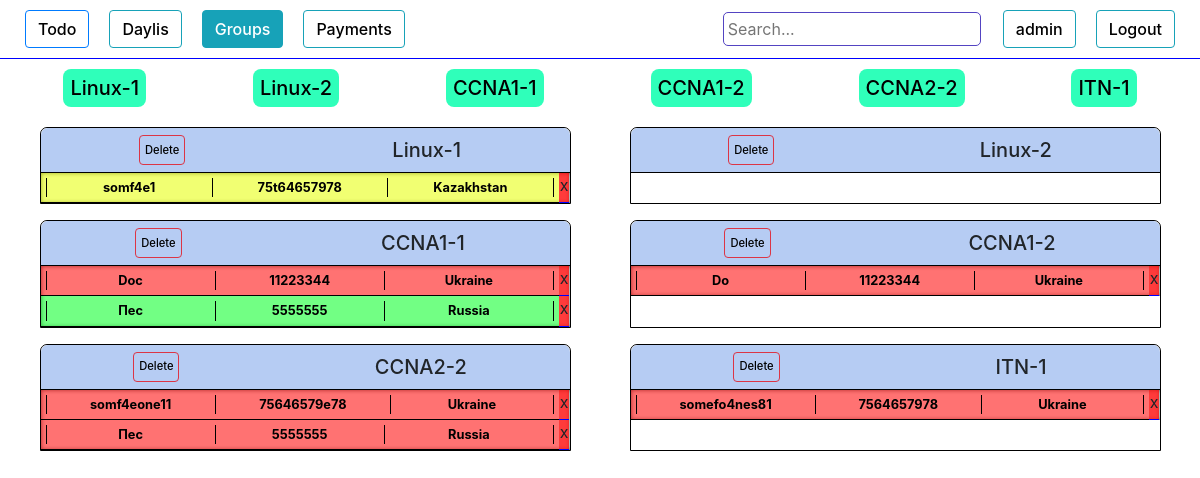
Before: /groups/ (signed in) with the older database file.
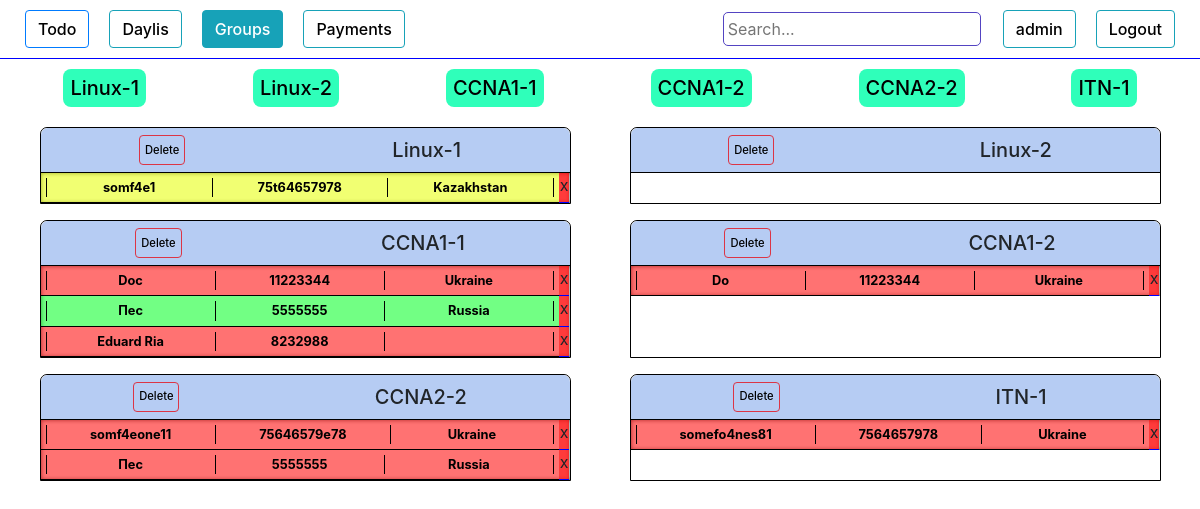
After: the same page with the newer database file.
### authorization/models.py (models this page shows, shortened)
class Group(models.Model):
    name            = models.CharField(max_length=100, blank=True)
    created_date    = models.DateTimeField(blank=True, null=True)
    course          = models.ForeignKey(Course, on_delete=models.DO_NOTHING, null=True)
    active          = models.BooleanField(default=True)
    time_start      = models.DateTimeField(blank=True, null=True)
    time_end        = models.DateTimeField(blank=True, null=True)
    def __str__(self):
        return self.name
    def get_related(self):
        li = People.objects.filter(group = self)
        return li
    def is_active(self):
        return self.active

class People(models.Model):
    add_date        = models.DateTimeField(blank=True, null=True)
    name            = models.CharField(max_length=100, blank=True)
    phone           = models.CharField(max_length=100, blank=True)
    email           = models.CharField(max_length=100, blank=True)
    course          = models.ForeignKey(Course, on_delete=models.DO_NOTHING)
    country         = models.CharField(max_length=100, blank=True)
    university      = models.CharField(max_length=100, blank=True)
    work            = models.CharField(max_length=100, blank=True)
    where_from      = models.CharField(max_length=100, blank=True)
    ip              = models.CharField(max_length=100, blank=True)
    currency        = models.CharField(max_length=100, blank=True)
    course_price    = models.IntegerField(blank=True, null=True)
    comments        = models.TextField(blank=True)
    wishes          = models.TextField(blank=True)
    callback_time   = models.DateTimeField(blank=True, null=True)
    group           = models.ForeignKey(Group, on_delete=models.DO_NOTHING, null=True, blank=True)
    request_status  = models.CharField(max_length=100, blank=True)
    need_confirm  = models.BooleanField(blank=True, null=True)
    first_payment_date   = models.DateTimeField(blank=True, null=True)
    full_payment_date  = models.DateTimeField(blank=True, null=True)
    payment_history = models.TextField(blank=True)
    total_payment   = models.IntegerField(blank=True, null=True)
    obligation      = models.IntegerField(blank=True, null=True)
    def call_status(self):
        if self.request_status != 'перезвонить':
            return False
        else :
            return True
    def is_full_payed(self):
        return (self.request_status == 'оплачено')
    def is_particaly_payed(self):
        return (self.request_status == 'оплачено частично')
    def is_not_payed(self):
        return (self.request_status == 'ожидаем оплату')
    def is_need_confirm(self):
        return (self.need_confirm)
    def is_not_deleted(self):
        return (self.request_status != "удален")

### authorization/views.py (the view)
# urls.py: path('groups/', views.groups, name='groups'),
@login_required
def groups(request):
    if request.method == 'POST':
        n_form = UserUpdateForm(request.POST, instance=request.user)
        if n_form.is_valid():
            n_form.save()
            messages.success(request, f'Data has been updated!')
            return redirect('staff')
        else:
            messages.warning(request, f'Something wrong, maybe this name is allready taken')
            return redirect('staff')
    else:
        n_form = UserUpdateForm(instance=request.user)
        li = set(Group.objects.all())
        context = {
        "n_form":n_form,
        "li":li,
        }
        return render(request,"groups.html",context)

### authorization/forms.py
class UserUpdateForm(forms.ModelForm):
    class Meta:
        model = User
        fields = ['username',]

### authorization/models.py (called while the page is built)
    def __str__(self):
        return self.name

### authorization/templates/groups.html (shortened to what the changed rows need)
{% load crispy_forms_tags %}
<!DOCTYPE html>
<html lang="en">
<head>
    <link rel="stylesheet" href="https://stackpath.bootstrapcdn.com/bootstrap/4.4.1/css/bootstrap.min.css">
    {% load staticfiles %}
    <link rel="stylesheet" href="{% static 'style.css' %}" type="text/css">
</head>
<body>
    <div class="content ">
        <div class="new_tables">
            <div class="groups_list">
                {% if li %}
                    {% for list_items in li %}{% if list_items.is_active %}
                            <a href="#{{ list_items }}"><h5>{{ list_items }}</h5></a>
                    {% endif %}{% endfor %}
                {% endif %}
            </div>
            {% if li %}
                <div class="table_groups">
                {% for list_items in li %}{% if list_items.is_active %}
                    <div class="table_group table show" id="{{ list_items }}" >
                        <div class="table_header " >
                            <button class="btn btn-outline-danger gr-del-btn" type="button" data-toggle="collapse" data-target="#ConfirmationFieldDel{{list_items.id}}" aria-expanded="false" >Delete</button>
                            <h5>{{ list_items }}</h5>
                        </div>
                        <div class="table_content table_content_groups show" id='table_content'>
                        {% for item in list_items.get_related %}{% if item.is_not_deleted %}
                            <div class="item groups_item">
                                <a class="gr-a gr-p" style="width: 98%;" href="{% url 'item_groups_update' item.id %}" target="_blank" onClick="popupWin = window.open(this.href, 'Window', 'location,width=720,height=800,top=200,left=300'); popupWin.focus(); return false;">
                                    <div class="item_header" data-toggle="collapse" data-target="#item_description"
                                    {% if item.is_full_payed %} style="background-color: rgba(0, 255, 34, 0.554);" {% endif %}
                                    {% if item.is_particaly_payed %} style="background-color: rgba(229, 255, 0, 0.554);" {% endif %}
                                    {% if item.is_not_payed %} style="background-color: rgba(255, 0, 0, 0.554);" {% endif %}>
                                        <table class="item_info_table" style="width:100%">
                                            <tr>
                                            <th><div class="name">{{item.name}}</div></th>
                                            <th><div class="phone">{{item.phone}}</div></th>
                                            <th><div class="country">{{item.country}}</div></th>
                                            </tr>
                                        </table>
                                    </div>
                                </a>
                                <span style="width: 2%;" id="del_btn" type="button" data-toggle="collapse" data-target="#ConfirmationFieldDel{{item.id}}" aria-expanded="false" >x</span>
                            </div>
                            {% endif %}
                        {% endfor %}
                        </div>
                    </div>
                    {% endif %}
                    {% endfor %}
                </div>
            {% else %}
                <h3 style="text-align: center;">Still no tables or something wrong</h3>
            {% endif %}
        </div>
    </div>
</body>
</html>

Changed rows visible on the page:
added People: name "Eduard Ria", phone "8232988", shown under Group "CCNA1-1"
